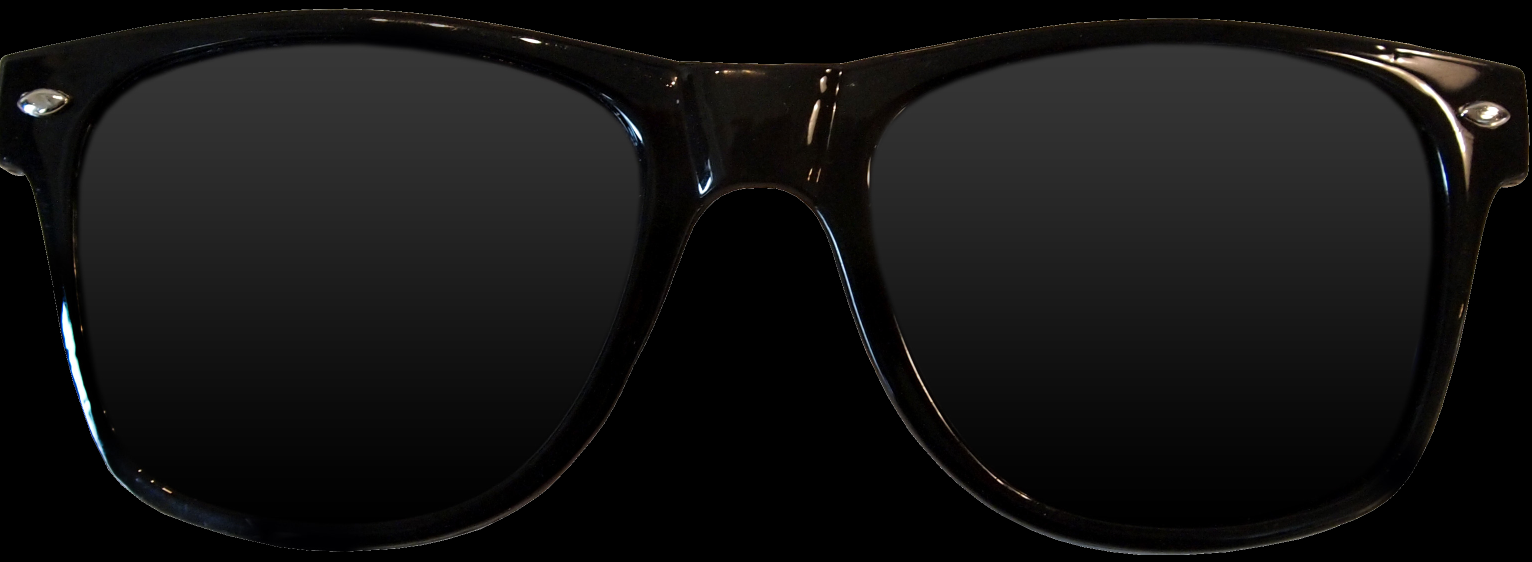
#> input picture images/sunglasses.png, 3064 x 1123 px (shown at 1/2 size); the run also reads 1 picture not shown here
$ jupyter execute --allow-errors '4. Fun with Keypoints-zh.ipynb'   (shell and % lines are left out)
#> lines starting #> are read from the running program, lines starting #| are printed output that depends on the picture
## 人脸过滤器

现在，使用已训练的人脸关键点检测器，就可以自动执行一些操作了，比如将过滤器添加到人脸。这个notebook是可选的，你可以根据在人眼周围检测到的关键点为图像中检测到的人脸添加太阳镜。打开`images/`目录，看一看我们还为你提供了哪些用于尝试的 .png！

下面，查看一下我们将要使用的太阳镜.png，然后开始行动吧！

[cell 1]
# import necessary resources
import matplotlib.image as mpimg
import matplotlib.pyplot as plt
import numpy as np
import pandas as pd
import os
import cv2

[cell 2]
# load in sunglasses image with cv2 and IMREAD_UNCHANGED
sunglasses = cv2.imread('images/sunglasses.png', cv2.IMREAD_UNCHANGED)
#> sunglasses is the input picture: shape (1123, 3064, 4); mean B, G, R, A 18.7, 19.1, 19.5, 184.3

# plot our image
plt.imshow(sunglasses)

# print out its dimensions
print('Image shape: ', sunglasses.shape)
#| Image shape:  (1123, 3064, 4)

## 第四个维度

你会注意到这个图像实际上有*4 个颜色通道*，与一般的RGB图像不同，因为一般的RGB图像只有3个颜色通道。这是由于我们设置了标记`cv2.IMREAD_UNCHANGED`，这个标记会告诉它使其读取另一个颜色通道。

#### Alpha通道
除了具有通常彩色图像的红色、蓝色和绿色通道，第4个通道表示图像中**每个像素的透明度级别**，这个通道通常被称为**alpha**通道。透明度通道的工作原理如下：像素越低，像素越透明。这里的下限（即完全透明）为零，因此任何设置为0的像素都不会被看到；上图中这些看起来像白色背景像素，但它们实际上是完全透明的。

有了这个透明的通道，我们将这个太阳镜的矩形图像放在一张人脸图像上，仍然可以看到人脸区域在技术上被太阳镜图像的透明背景覆盖了！

接下来，我们看看下一个Python单元格中太阳镜图像的alpha通道。因为图像背景中的许多像素的alpha值为0，所以如果我们想看到它们，就需要显式地输出非零值。

[cell 3]
# print out the sunglasses transparency (alpha) channel
alpha_channel = sunglasses[:,:,3]
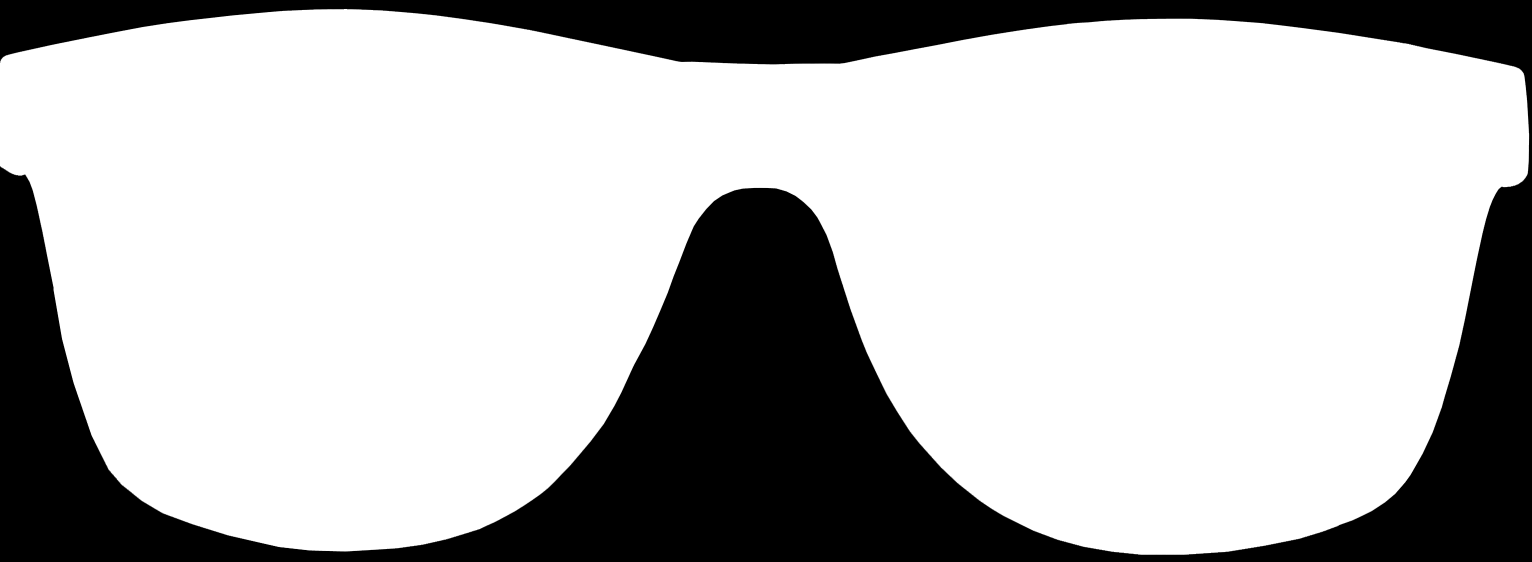
#> alpha_channel: shape (1123, 3064) (shown at 1/2 size); min 0, max 255, mean 184.3
print ('The alpha channel looks like this (black pixels = transparent): ')
plt.imshow(alpha_channel, cmap='gray')

[cell 4]
# just to double check that there are indeed non-zero values
# let's find and print out every value greater than zero
values = np.where(alpha_channel != 0)
#> values = 2491373 positions, rows 17 to 1109, columns 0 to 3058
print ('The non-zero values of the alpha channel are: ')
print (values)
#> (printed output is left out)

#### 覆盖图像

覆盖图像的意思是说，当我们将太阳镜图像放在另一个图像上时，我们可以把透明度通道当做一个过滤器：

* 如果像素不透明（即 alpha_channel> 0），则将它们覆盖在新图像上

#### 关键点位置

在这个过程时，了解哪个关键点属于眼睛或嘴巴等，这一点对你很有帮助，因此在下图中我们还直接在图像上输出了每个人脸面部关键点的索引，这样就可以分辨哪些关键点适合眼睛、眉毛等，

使用对应于人脸边缘的关键点来定义太阳镜的宽度，并使用眼睛的位置来定义位移，这个方法可能也会很有用。

接下来，我们要加载一个示例图像。你会从下面提供的训练数据集中获得一个图像和一组关键点，但也可以使用自己的CNN模型为*任何*一张人脸图像生成关键点（如在Notebook 3中）并进行相同的覆盖处理！

[cell 5]
# load in the data if you have not already!
# otherwise, you may comment out this cell
# -- DO NOT CHANGE THIS CELL -- #

#> (a cell that did not finish here is left out)

[cell 7]
# helper function to display keypoints
def show_keypoints(image, key_pts):
    """Show image with keypoints"""
    plt.imshow(image)
    plt.scatter(key_pts[:, 0], key_pts[:, 1], s=20, marker='.', c='m')

[cell 8]
# a selected image
n = 120
#> (the rest of this cell did not finish here and is left out)

接下来，你会看到在加载的图像中将太阳镜放在这个人面部的一个示例。

请注意，关键点会在上面的编号图像中逐个编号，因此`key_pts[0,:]`对应于标记图像中的第一个点（1）。

#> (a cell that did not finish here is left out)

#> (a cell that did not finish here is left out)

#### 接下来的步骤

查看`images/`目录，查看其他可用的覆盖图像.png！此外，你可能会注意到，太阳镜的覆盖层并不完美。因此，我们建议你尝试调整眼镜宽度和高度的比例，并研究如何在OpenCV中执行 [图像旋转](https://docs.opencv.org/3.0-beta/doc/py_tutorials/py_imgproc/py_geometric_transformations/py_geometric_transformations.html)，从而将覆盖层与任何一种人脸表情都能够相匹配。

[cell 11]
moustache = cv2.imread('images/moustache.png', cv2.IMREAD_UNCHANGED)

# plot our image
plt.imshow(moustache)

# print out its dimensions
print('Image shape: ', moustache.shape)
#| Image shape:  (480, 960, 4)

#> (a cell that did not finish here is left out)

#> (a cell that did not finish here is left out)

[cell 14]
straw_hat = cv2.imread('images/straw_hat.png', cv2.IMREAD_UNCHANGED)
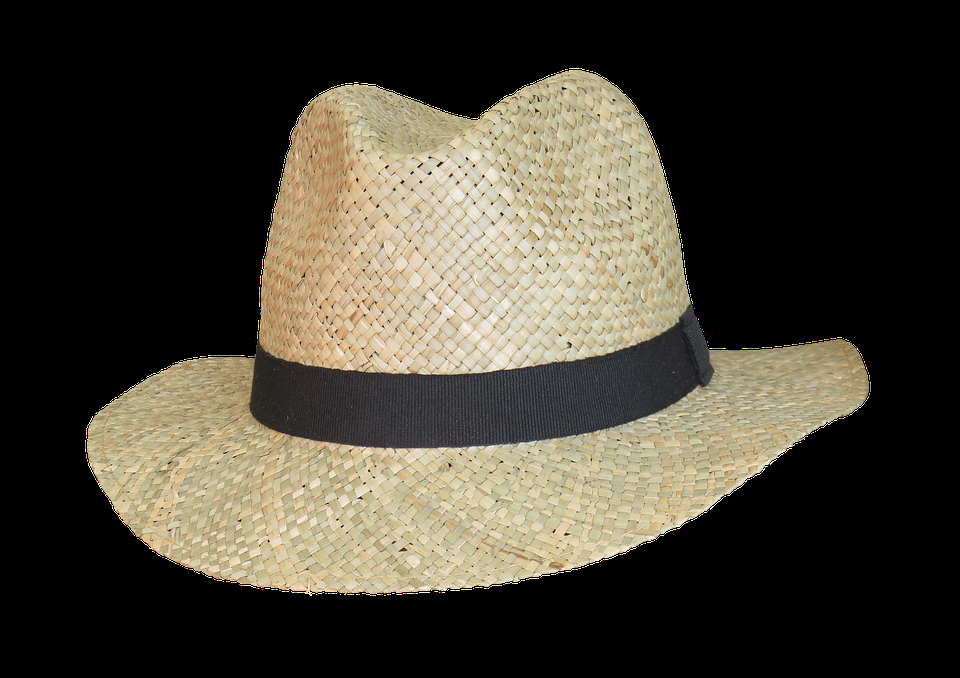
#> input picture images/straw_hat.png, 960 x 678 px
#> straw_hat is the input picture: shape (678, 960, 4); mean B, G, R, A 52.6, 64.2, 69, 96.9
straw_hat = cv2.cvtColor(straw_hat,cv2.COLOR_BGRA2RGBA)
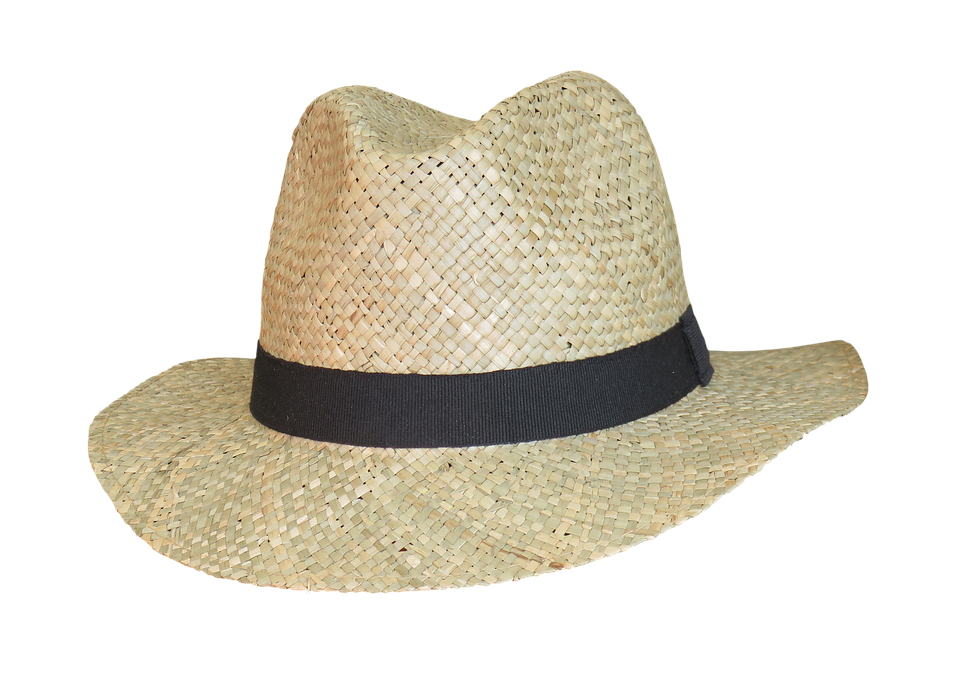
#> straw_hat: shape (678, 960, 4); mean R, G, B, A 69, 64.2, 52.6, 96.9; transparent parts drawn white
# plot our image
plt.imshow(straw_hat)

# print out its dimensions
print('Image shape: ', straw_hat.shape)
#| Image shape:  (678, 960, 4)
